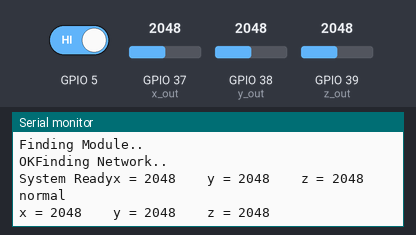
This sketch was run on a simulated ESP32. On the bench: the last lines printed to the serial monitor. The test bench sets the inputs (shaded band); at power-on: GPIO 5 HIGH, GPIO 37 (x_out) = 2048, GPIO 38 (y_out) = 2048, GPIO 39 (z_out) = 2048. The modem accepts every AT command (registered, SIM ready, sends succeed) and sends nothing else.

Above: at 6.2 s.
6.3 s: GPIO 5 driven LOW
At 7.5 s:
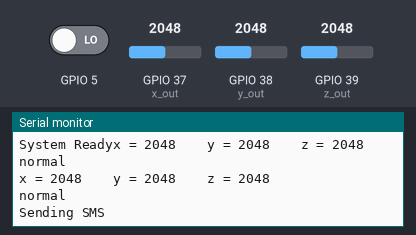
10.5 s: GPIO 37 (x_out) set to 2866
12.0 s: GPIO 38 (y_out) set to 2866
At 13.4 s:
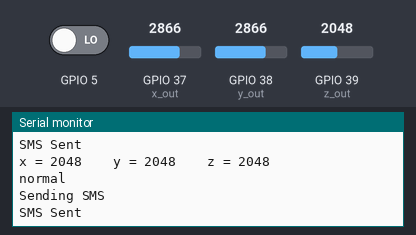
13.5 s: GPIO 39 (z_out) set to 2866
At 14.8 s:
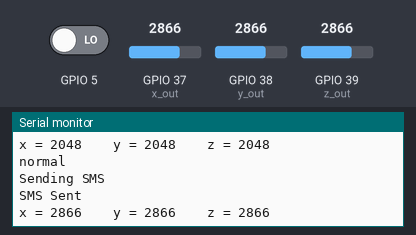
15.0 s: GPIO 37 (x_out) set to 3603
At 16.1 s:
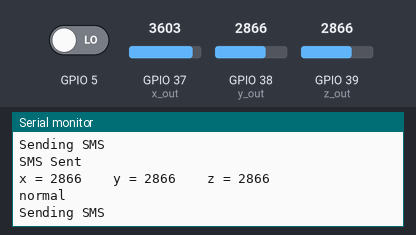
16.5 s: GPIO 38 (y_out) set to 3603
At 18.4 s:
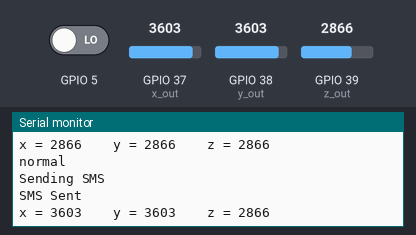
Timing chart, 0 to 19.0 s (numbered marks = the images above; inputs shaded):
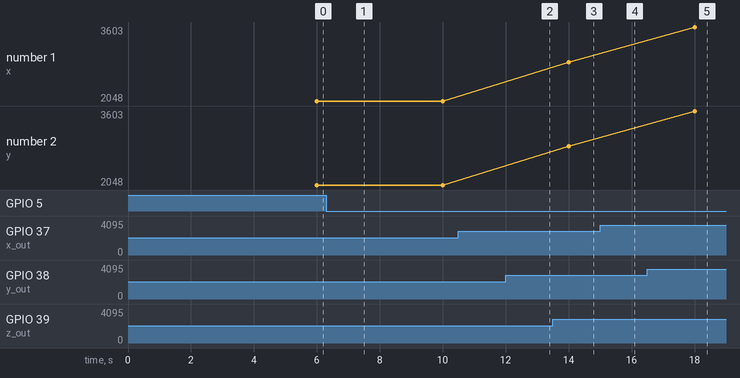

The sketch:

accident.ino
```cpp
#include<SoftwareSerial.h>
#include <math.h>
const int x_out = A1; /* connect x_out of module to A1 of UNO board */
const int y_out = A2; /* connect y_out of module to A2 of UNO board */
const int z_out = A3; /* connect z_out of module to A3 of UNO board */
int x_adc_value, y_adc_value, z_adc_value;
SoftwareSerial Serial1(2,3);
#define sensor D5
int sensor=1,i;
int flag=0;
String str="";
char j[61];
void setup()
{

  Serial1.begin(9600);
  Serial.begin(9600);
  gsmInit();
  Serial.print("System Ready");
}
void loop()
{
  pinMode(5,INPUT);
   x_adc_value = analogRead(x_out); /* Digital value of voltage on x_out pin */
  y_adc_value = analogRead(y_out); /* Digital value of voltage on y_out pin */
  z_adc_value = analogRead(z_out); /* Digital value of voltage on z_out pin */
  Serial.print("x = ");
  Serial.print(x_adc_value);
  Serial.print("\t\t");
  Serial.print("y = ");
  Serial.print(y_adc_value);
  Serial.print("\t\t");
  Serial.print("z = ");
  Serial.println(z_adc_value);

  //Serial.print("\t\t");
  delay(1000);
  Serial.println("normal");
  if(digitalRead(5)==LOW)
  {
  if (Serial.available()>0)
  {
    for(i=0;i<=60;i++)
    {
    j[i]=Serial.read();
    }
  }

 sendSMS("x:"+(String)x_adc_value+"y:"+(String)y_adc_value+"z:"+(String)z_adc_value+(char*)j);
  }
//    if(digitalRead(sensor)==1 && flag==0)
//    {
//
//      if(digitalRead(sensor)==1)
//      {
//
//        sendSMS("Accident Detected");
//
//        Serial.println("All sensors are activated");
//
//
//        flag=1;
//      }
//    }
//    else if(digitalRead(sensor)==0 && flag==1)
//    {
//
//      if(digitalRead(sensor)==0)
//      {
//
//        sendSMS("all is well Don't worry");
//
//
//        flag=0;
//      }
//    }
}

void sendSMS(String msg)
{
  Serial.println("Sending SMS");
  Serial1.println("AT+CMGF=1");
  delay(500);
  Serial1.print("AT+CMGS=");
  Serial1.print('"');
  Serial1.print("+919050567850");    // number
  Serial1.print('"');
  Serial1.println();

  Serial1.println(msg);
  delay(500);
  Serial1.write(26);
  delay(1000);

  Serial.println("SMS Sent");
  delay(1000);

}
void gsmInit()
{

  Serial.println("Finding Module..");
  boolean at_flag=1;
  while(at_flag)
  {
    Serial1.println("AT");
    while(Serial1.available()>0)
    {
      if(Serial1.find("OK"))
      {
      Serial.print("OK");
      at_flag=0;
    }
    }
    delay(1000);
  }
  Serial1.println("ATE0");

  Serial.println("Finding Network..");
  boolean net_flag=1;
  while(net_flag)
  {
    Serial1.println("AT+CPIN?");
    while(Serial1.available()>0)
    {
      if(Serial1.find("READY"))
      net_flag=0;
      break;
    }
    delay(1000);
  }
   Serial1.println("AT+CNMI=2,2,0,0,0");
   delay(1000);
   Serial1.println("AT+CMGF=1");
   delay(1000);
   Serial1.println("AT+CSMP=17,167,0,0");

   Serial1.flush();
}
```

Measured:
- after the input at 6.3 s, the serial monitor: prints a new line after 0.70 s (image 1)
- after the input at 13.5 s, the serial monitor: prints a new line after 0.51 s (image 3)
- after the input at 16.5 s, the serial monitor: prints a new line after 1.5 s (image 5)
